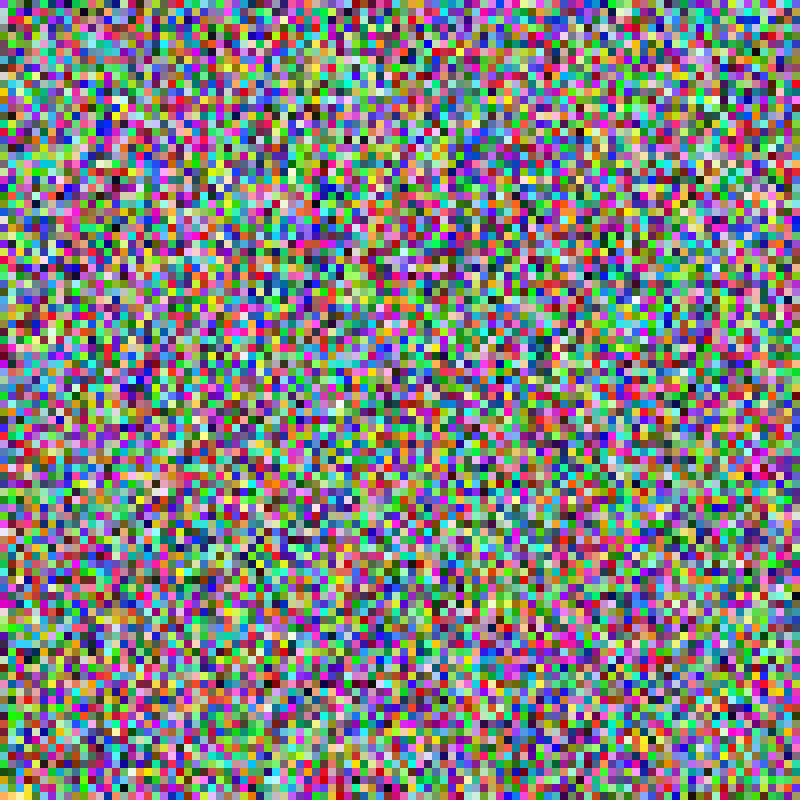
Frame 1 (no input)
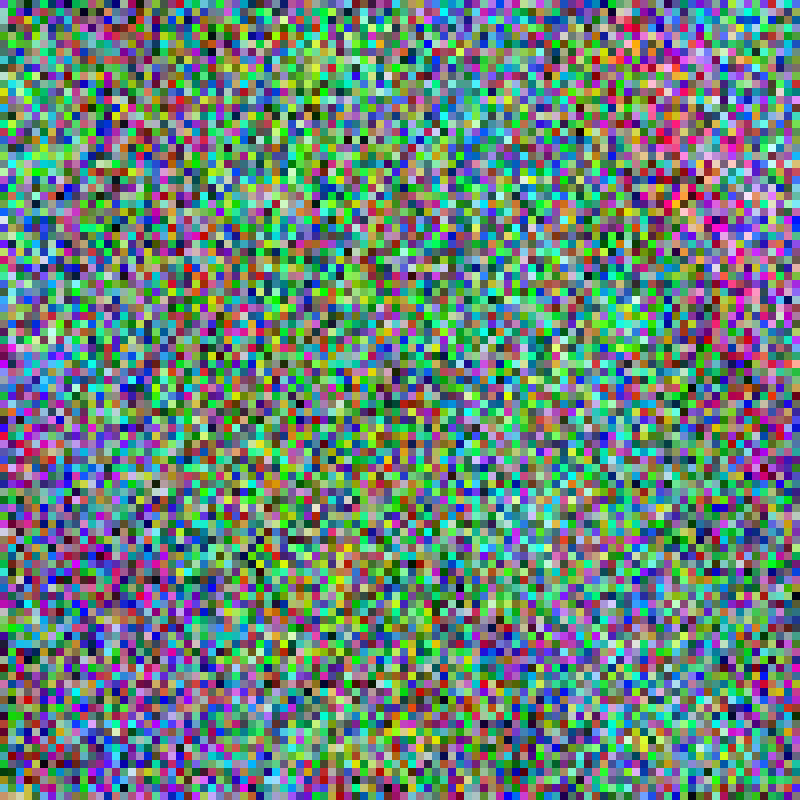
Frame 60 (the mouse pressed at the canvas centre just before this capture)
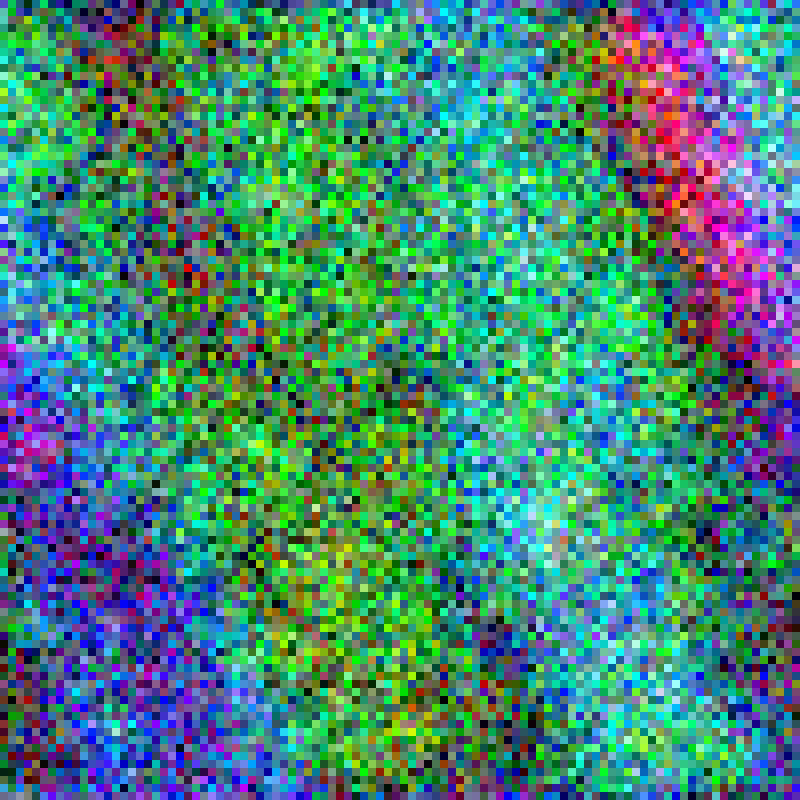
Frame 120 (the mouse held since frame 60 and released just before this capture)

The Processing sketch that drew these frames (run headless with seeded random() and noise(); from frame 60 on, the mouse is pressed at the canvas centre):

// Processing sketch: color_flocking
// ── color_flocking.pde
int rectSize = 8;
int columns, rows;

Block[][] blocks;
ArrayList<Block> locBlocks;

Block west, east, north, south;
Block northwest, northeast, southwest, southeast;

void setup() {
  size(800, 800); 

  columns = width / rectSize;
  rows = height / rectSize;

  blocks = new Block[columns][rows];

  for (int y = 0; y < rows; y++) {
    for (int x = 0; x < columns; x++) {
      blocks[y][x] = new Block(x * rectSize, y * rectSize, rectSize);
    }
  }
  smooth();
}

void draw() {
  background(50);

  for (int y = 0; y < rows; y++) {
    for (int x = 0; x < columns; x++) {

      if (x > 0) west = blocks[y][x - 1];
      if (x < columns - 1) east = blocks[y][x + 1];
      if (y > 0) north = blocks[y - 1][x];
      if (y < rows - 1) south = blocks[y + 1][x];

      if ((x > 0) && (y > 0)) northwest = blocks[y - 1][x - 1];
      if ((x < columns - 1) && (y > 0)) northeast = blocks[y - 1][x + 1];
      if ((y < rows - 1) && (x > 0)) southwest = blocks[y + 1][x - 1];
      if ((y < rows - 1) && (x < columns - 1)) southeast = blocks[y + 1][x + 1];

      locBlocks = new ArrayList<Block>();

      locBlocks.add(west);
      locBlocks.add(east);
      locBlocks.add(north);
      locBlocks.add(south);
      locBlocks.add(northwest);
      locBlocks.add(northeast);
      locBlocks.add(southwest);
      locBlocks.add(southeast);

      blocks[y][x].flock(locBlocks);

      blocks[y][x].render();
      blocks[y][x].updatePosition();
    }
  }
}

void keyPressed() {
  if (key == 'b' || key == 'B') {
    for (int y = 0; y < rows; y++) {
      for (int x = 0; x < columns; x++) {      
        blocks[y][x].setGrayscaleColor();
      }
    }
  } else if (key == 'c' || key == 'C') {
    for (int y = 0; y < rows; y++) {
      for (int x = 0; x < columns; x++) {
        blocks[y][x].setRandomColor();
      }
    }
  }
}
// ── Block.pde
float maxSpeed = 2.0;
float maxForce = 0.02;

class Block {

  PVector position, velocity, acceleration, rgb;
  float radius, size, grayscale;

  Block(float x, float y, float s) {
    position = new PVector(x, y);
    velocity = new PVector(0, 0, 0);
    acceleration = new PVector(0, 0, 0);
    rgb = new PVector(floor(random(256)), floor(random(256)), floor(random(256)));
    //grayscale = floor(random(255));
    //rgb = new PVector(grayscale, grayscale, grayscale);
    size = s;
  }

  void run(ArrayList<Block> blocks) {
    flock(blocks);
    updatePosition();
    screenEdge();
    render();
  }

  void updatePosition() {
    // update velocity & set limit
    velocity.add(acceleration);
    velocity.limit(maxSpeed);
    rgb.add(velocity);

    screenEdge();

    // reset acceleration to 0 after each cycle
    acceleration.mult(0);
  }

  void render() {
    noStroke();
    fill(rgb.x, rgb.y, rgb.z);
    rect(position.x, position.y, size, size);
  }

  void flock(ArrayList<Block> blocks) {
    PVector alignment = align(blocks);
    PVector separation = separate(blocks);
    PVector cohesiveness = cohesion(blocks);

    alignment.mult(1.5);
    separation.mult(1.5);
    cohesiveness.mult(2.0);

    applyForce(alignment);
    applyForce(separation);
    applyForce(cohesiveness);
  }

  void applyForce(PVector force) {
    acceleration.add(force);
  }

  PVector seek(PVector target) {
    PVector desired = PVector.sub(target, rgb);

    desired.normalize();
    desired.mult(maxSpeed);

    //Steering = Desired - Velocity
    PVector steer = PVector.sub(desired, velocity);
    steer.limit(maxForce);
    return steer;
  }

  PVector separate(ArrayList<Block> blocks) {
    //float separationDist = 20.0;
    PVector sum = new PVector(0, 0, 0);
    PVector steer = new PVector(0, 0);
    int count = 0;

    for (Block neighbor : blocks) {
      if (neighbor != null) {
        //float distance = PVector.dist(rgb, neighbor.rgb);
        //if ((distance > 0) && (distance < separationDist)) {
        //if (distance > 0) {
          PVector difference = PVector.sub(rgb, neighbor.rgb);
          difference.normalize();
          //difference.div(distance);
          sum.add(difference);
          count++;
        }
      //}
    }

    if (count > 0) {
      sum.div((float) count);
      sum.normalize();
      sum.mult(maxSpeed);

      steer = sum.sub(velocity);
      steer.limit(maxForce);
    }

    return steer;
  }


  PVector align(ArrayList<Block> blocks) {
    //float neighborDist = 25.0;
    PVector steer = new PVector();
    PVector sum = new PVector(0, 0, 0);
    int count = 0;

    for (Block neighbor : blocks) {
      if (neighbor != null) {
        //float d = PVector.dist(rgb, neighbor.rgb);
        //if ((d > 0) && (d < neighborDist)) {
        //if (d > 0) {
          sum.add(neighbor.velocity);
          count++;
        //}
      }
    }

    if (count > 0) {
      sum.div((float)count);
      // Steering = Desired - Velocity
      sum.normalize();
      sum.mult(maxSpeed);

      steer = sum.sub(velocity);
      steer.limit(maxForce);
    }

    return steer;
  }

  PVector cohesion(ArrayList<Block> blocks) {
    //float neighborDist = 40.0;
    PVector sum = new PVector(0, 0, 0);
    int count = 0;

    for (Block neighbor : blocks) {
      if (neighbor != null) {
        //float d = PVector.dist(rgb, neighbor.rgb);
        ////if ((d > 0) && (d < neighborDist)) {
        //if (d > 0) {
          sum.add(neighbor.rgb);
          count++;
        //}
      }
    }

    if (count > 0) {
      sum.div((float) count);
      return seek(sum);
    }

    return sum;
  }

  void setRandomColor() {
    rgb.set(floor(random(256)), floor(random(256)), floor(random(256)));
  }
  
  void setGrayscaleColor() {
    grayscale = floor(random(255));
    rgb.set(grayscale, grayscale, grayscale);
  }

  void screenEdge() {
    if (rgb.x > 255) {
      rgb.x = 255;
      velocity.x *= -1;
    } else if (rgb.x < 0) {
      rgb.x = 0;
      velocity.x *= -1;
    }

    if (rgb.y > 255) {
      rgb.y = 255;
      velocity.y *= -1;
    } else if (rgb.y < 0) {
      rgb.y = 0;
      velocity.y *= -1;
    }

    if (rgb.z > 255) {
      rgb.z = 255;
      velocity.z *= -1;
    } else if (rgb.z < 0) {
      rgb.z = 0;
      velocity.z *= -1;
    }
  }
}
